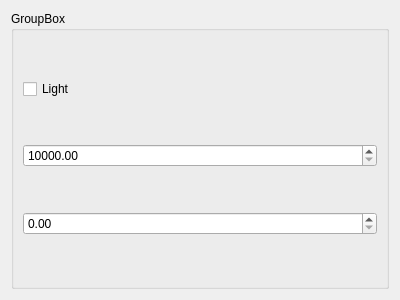
<?xml version="1.0" encoding="UTF-8"?>
<ui version="4.0">
 <class>Form</class>
 <widget class="QWidget" name="Form">
  <property name="geometry">
   <rect>
    <x>0</x>
    <y>0</y>
    <width>400</width>
    <height>300</height>
   </rect>
  </property>
  <property name="windowTitle">
   <string>Form</string>
  </property>
  <layout class="QGridLayout" name="gridLayout">
   <item row="0" column="0">
    <widget class="QGroupBox" name="groupBox">
     <property name="title">
      <string>GroupBox</string>
     </property>
     <layout class="QVBoxLayout" name="verticalLayout">
      <item>
       <widget class="QCheckBox" name="lightCheckBox">
        <property name="text">
         <string>Light</string>
        </property>
       </widget>
      </item>
      <item>
       <widget class="QDoubleSpinBox" name="frequencySpinBox">
        <property name="minimum">
         <double>10000.000000000000000</double>
        </property>
        <property name="maximum">
         <double>1000000.000000000000000</double>
        </property>
       </widget>
      </item>
      <item>
       <widget class="QDoubleSpinBox" name="dutySpinBox">
        <property name="maximum">
         <double>4096.000000000000000</double>
        </property>
       </widget>
      </item>
     </layout>
    </widget>
   </item>
  </layout>
 </widget>
 <resources/>
 <connections/>
</ui>
